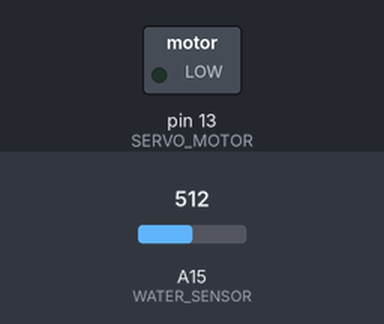
A sketch run on a simulated Arduino Mega 2560, built with avr-gcc and run on an emulated ATmega2560. Parts: switched loads named in the sketch (green lamp = pin HIGH). The inputs (shaded band) are chosen by the test bench; at power-on: A15 (WATER_SENSOR) = 512. What the sketch prints to the serial monitor is not drawn.

Above: at 5.15 s.
6.0 s: A15 (WATER_SENSOR) set to 190
At 11.0 s:
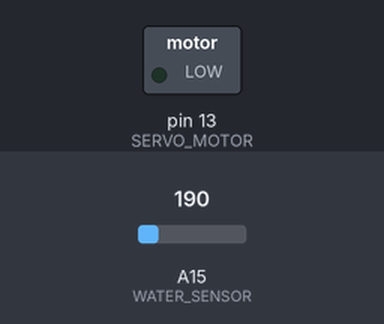
12.1 s: A15 (WATER_SENSOR) set to 216
At 13.15 s:
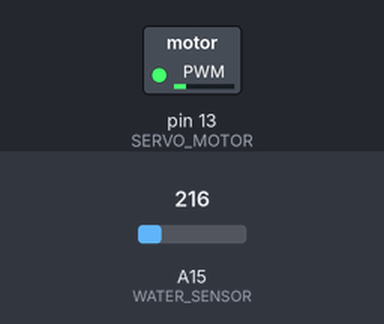
18.2 s: A15 (WATER_SENSOR) set to 122
At 19.25 s:
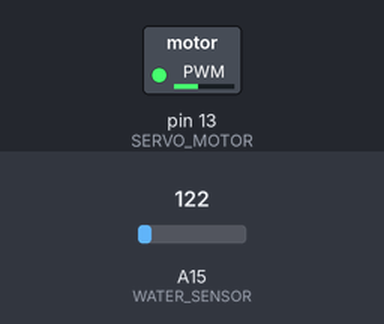
29.2 s: A15 (WATER_SENSOR) set to 210
At 32.25 s:
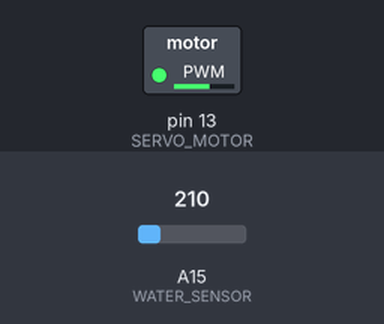
Timing chart, 0 to 36.3 s (numbered marks = the images above; inputs shaded):
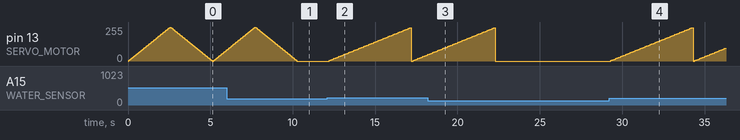

The sketch:

Wiper_Simulation.ino
```cpp
const uint8_t WATER_SENSOR = A15;
const uint8_t SERVO_MOTOR = 13;

void setup() {
  Serial.begin(115200);
  pinMode(WATER_SENSOR, INPUT);
  pinMode(SERVO_MOTOR, OUTPUT);
}

void loop() {
  uint16_t water_value = analogRead(WATER_SENSOR);
  Serial.print(F("Water value: "));
  Serial.println(water_value);

  if (water_value < 200) {
    analogWrite(SERVO_MOTOR, 0);
  } else if (water_value >= 200 && water_value < 400) {
    for (int i = 0; i < 255; i += 5) {
      analogWrite(SERVO_MOTOR, i);
      delay(100);
    }

  } else if (water_value >= 400 && water_value < 600) {
    for (int i = 0; i < 255; i += 5) {
      analogWrite(SERVO_MOTOR, i);
      delay(50);
    }

    for (int i = 255; i >= 0; i -= 5) {
      analogWrite(SERVO_MOTOR, i);
      delay(50);
    }

  } else {
    for (int i = 0; i < 255; i += 5) {
      analogWrite(SERVO_MOTOR, i);
      delay(25);
    }
    for (int i = 255; i >= 0; i -= 5) {
      analogWrite(SERVO_MOTOR, i);
      delay(25);
    }
  }
}
```

Measured:
- the behaviour switches between 199 and 200 on A15 (WATER_SENSOR) (found by bisection; images 1 and 2)
- after the input at 6.0 s, pin 13 (SERVO_MOTOR): goes on until 10.3 s, then stays 0/255
- after the input at 12.1 s, pin 13 (SERVO_MOTOR): 0/255 → 5/255 after 0.10 s, → 10/255 0.10 s later, → 15/255 0.10 s later, → 20/255 0.10 s later, … (60 changes in this stretch)
- after the input at 18.2 s, pin 13 (SERVO_MOTOR): goes on until 22.3 s, then stays 0/255
- after the input at 29.2 s, pin 13 (SERVO_MOTOR): 0/255 → 5/255 after 0.10 s, → 10/255 0.10 s later, → 15/255 0.10 s later, → 20/255 0.10 s later, … (70 changes in this stretch)
